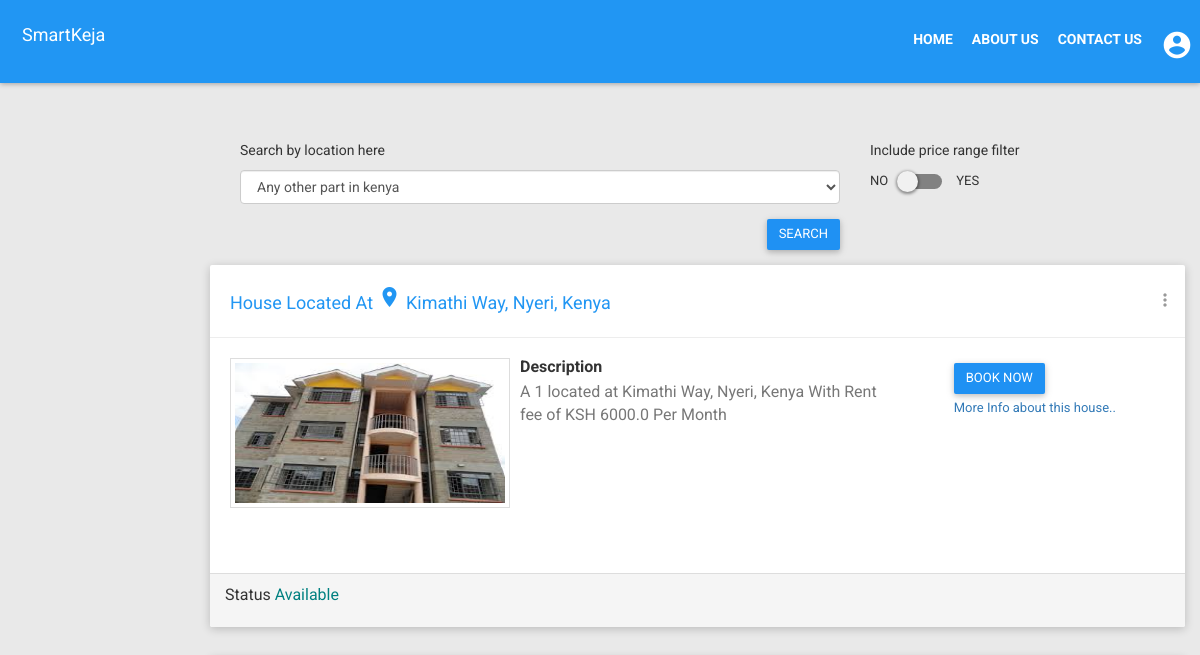
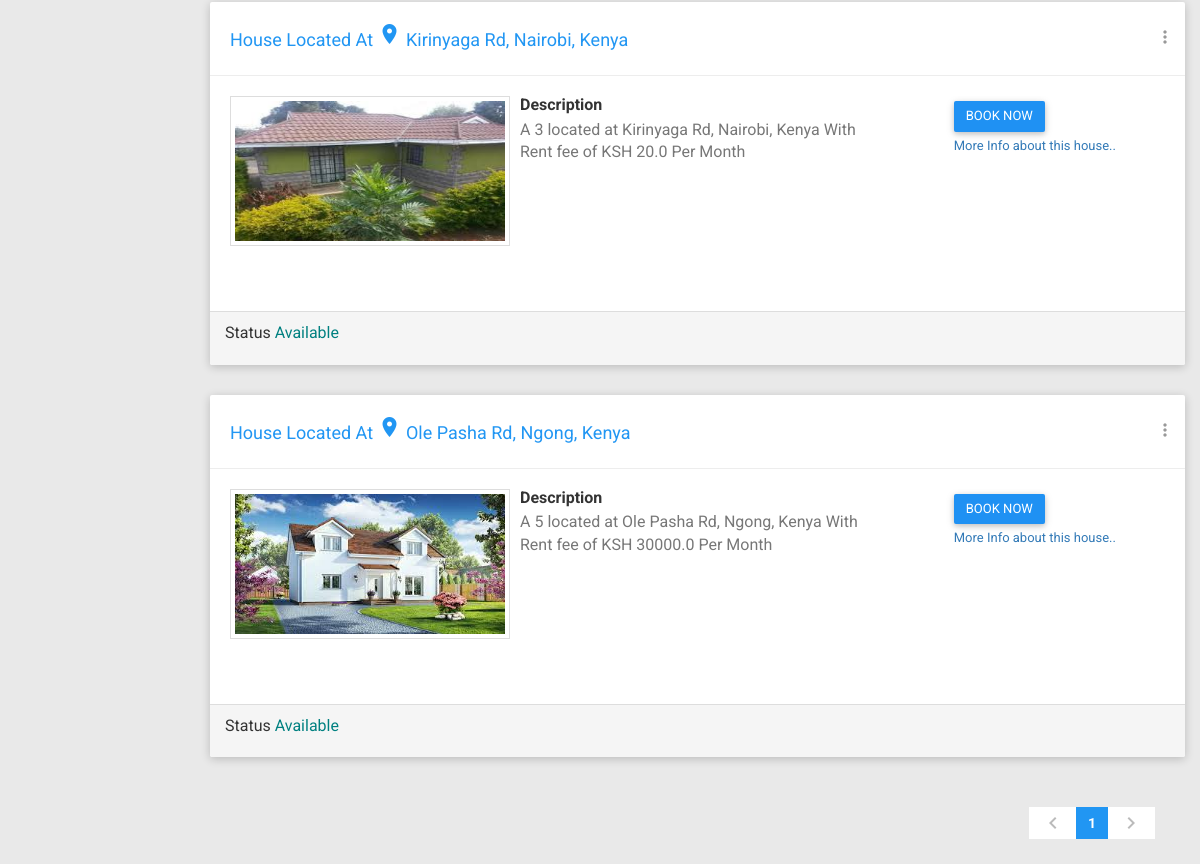
The app's page /, older data (2 pictures, top to bottom).
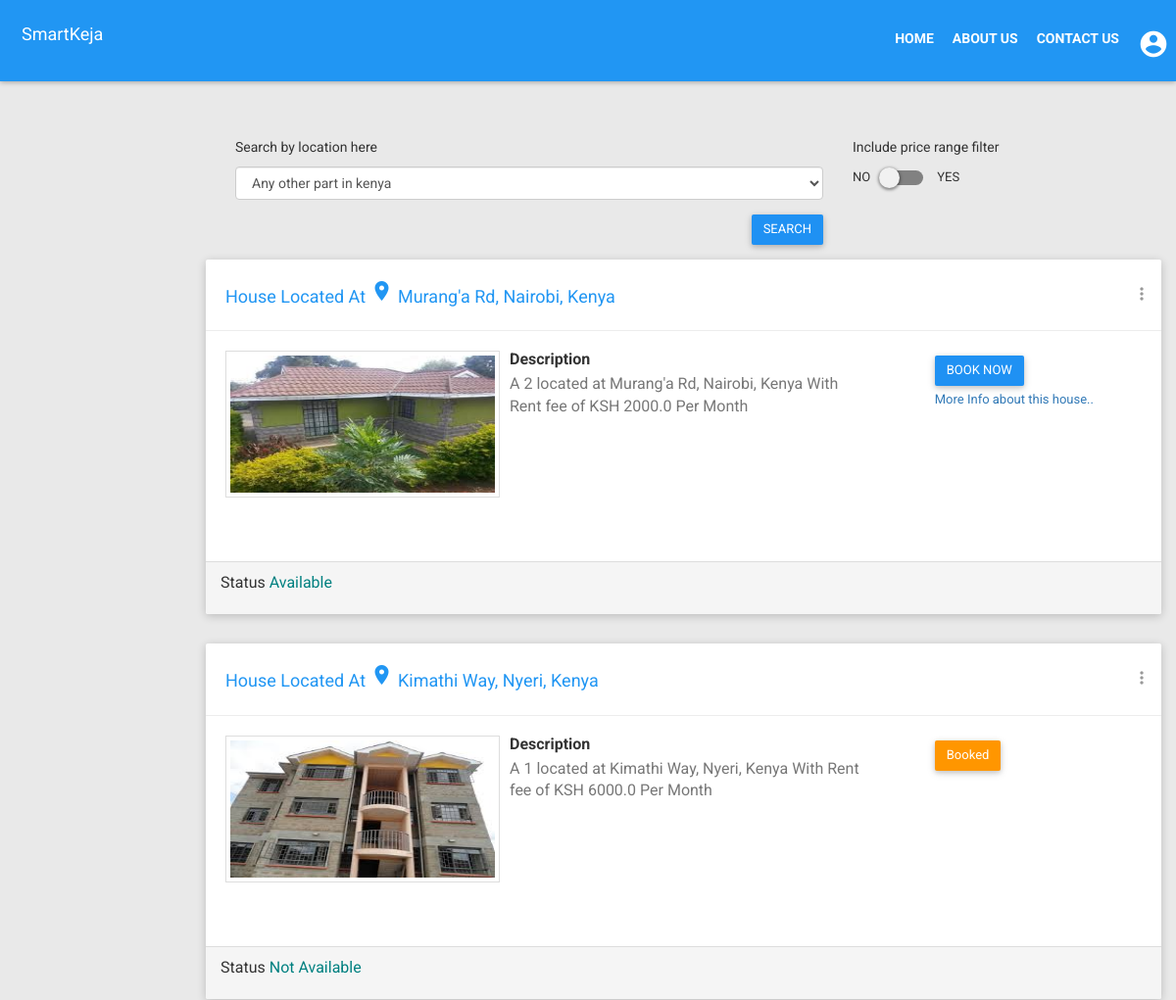
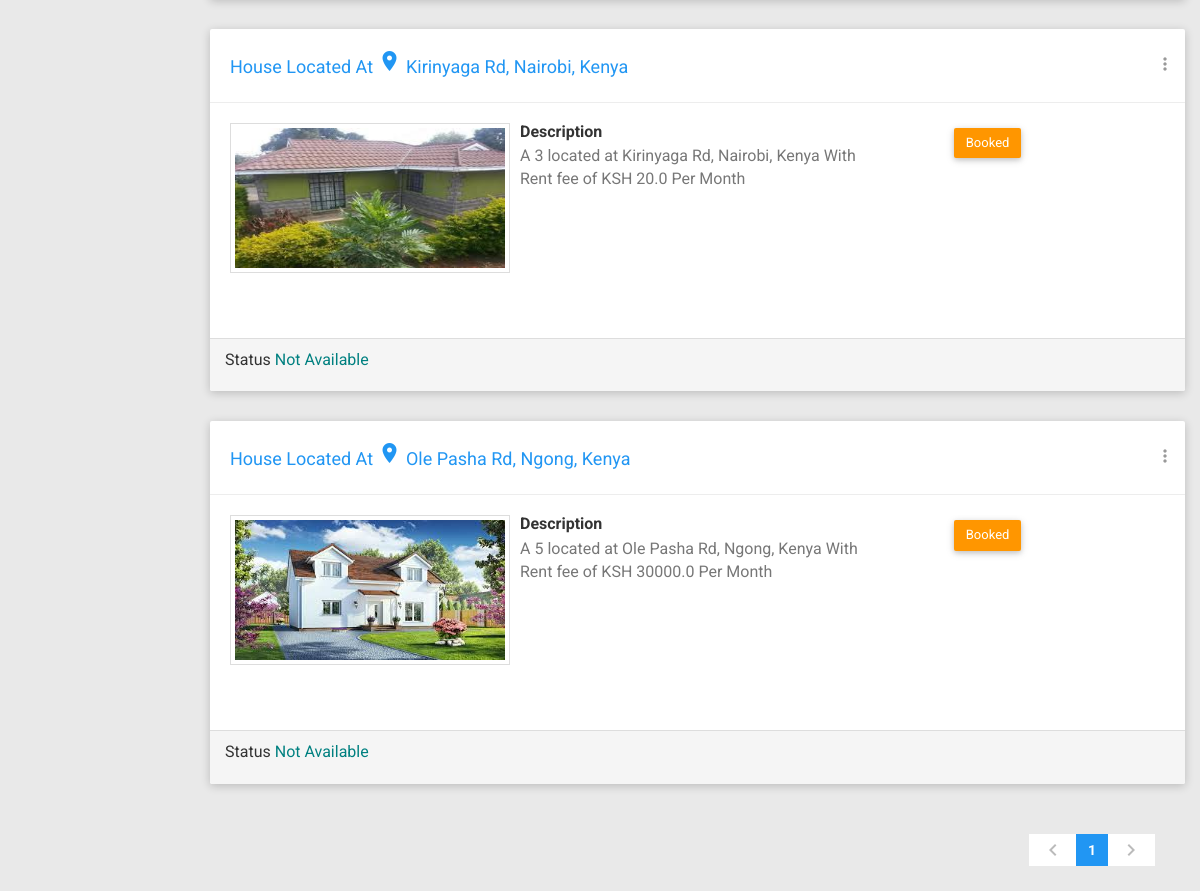
The same page, newer data (2 pictures, top to bottom).
### smarthouse/models.py (models this page shows, shortened)
class House(models.Model):
    managed_by = models.ForeignKey(User)
    lat = models.FloatField()
    lng = models.FloatField()
    location = models.CharField(max_length=200)
    rent_price = models.FloatField()
    sale_price = models.FloatField()
    bedrooms = models.IntegerField()
    description = models.TextField()
    on_sale = models.BooleanField(default=False)
    is_available = models.BooleanField(default=True)
    primary_img = models.ImageField(upload_to='uploads/')
    is_published = models.BooleanField(default=False)
    date_posted = models.DateTimeField(auto_now_add=True)
    class Meta:
        ordering = ('-is_available', '-date_posted')
    def get_absolute_url(self):
        return reverse('smarthouse:house_detail', args=[self.pk])

### smarthouse/views.py (the view)
# urls.py: url(r'^$', views.WebsiteIndexView.as_view(), name='web_index'),
class WebsiteIndexView(ListView):
    template_name = 'site/index.html'
    paginate_by = 10
    model = House
    context_object_name = 'house_posts'
    def get_queryset(self):
        return self.model.objects.filter(is_published=True)

### smarthouse/context_processors.py (called while the page is built)
def get_account_type(request):
    account_type = ''
    phone_number = ''
    context = dict({})
    try:
        if request.user.is_authenticated:
            agent_exists = Agent.objects.filter(user=request.user)[:1].exists()
            if agent_exists:
                account_type = 'agent'
                agent = Agent.objects.get(user=request.user)
                phone_number = agent.phone_number
            if request.user.is_staff:
                account_type = "owner"
                house_owner = HouseOwner.objects.get(user=request.user)
                phone_number = house_owner.phone_number
            if not request.user.is_staff and not agent_exists:
                account_type = "client"
    except (Agent.DoesNotExist, HouseOwner.DoesNotExist):
        pass
    context['account_type'] = account_type
    context['phone_number'] = phone_number
    return context

def get_house_posts(request):
    context = dict({})
    houses = House.objects.all()
    context['house_options'] = houses
    return context

### smartkeja/templates/site/index.html (shortened to what the changed rows need)
{% extends 'site/base.html' %}
{% load staticfiles %}
{% block content %}
    {% if house_posts %}
        {% for house in house_posts %}
            <div class="row clearfix">
                <div class="card" style="" onmouseover="this.style.background='#f0f0f0'"
                     onmouseout="this.style.background='white';">
                    <div class="header">
                        <h2>
                            <a href="{% if house.is_available %}{{ house.get_absolute_url }}{% else %} {% endif %}" style="color: #2196F3">
                                House Located At <i class="material-icons">room</i> {{ house.location }}
                            </a>
                        </h2>
                        <ul class="header-dropdown m-r--5">
                            <li class="dropdown">
                                <a href="javascript:void(0);" class="dropdown-toggle" data-toggle="dropdown"
                                   role="button" aria-haspopup="true" aria-expanded="false">
                                    <i class="material-icons">more_vert</i>
                                </a>
                            </li>
                        </ul>
                    </div>
                    <div class="body">
                        <div class="media">
                            <div class="media-left">
                                <a href="javascript:void(0);">
                                    <img class="media-object thumbnail" src="{{ house.primary_img.url }}"
                                         width="280" height="150">
                                </a>
                            </div>
                            <div class="media-body">
                                <div class="row">
                                    <div class="col-md-7">
                                        <h4 class="media-heading">Description</h4>
                                        <p style="font-family: Roboto; font-size: 16px;">A {{ house.bedrooms }} located
                                            at {{ house.location }}
                                            {% if house.on_sale %}Going for KSH {{ house.sale_price }}
                                            {% else %}
                                                With Rent fee of KSH {{ house.rent_price }} Per Month
                                            {% endif %}
                                        </p>
                                    </div>
                                    <div class="col-md-5">
                                        <ul style="list-style: none">
                                        {% if house.is_available %}
                                            {% if house.on_sale %}
                                                <li>
                                                    <a href="{% url 'smarthouse:checkout' pk=house.pk %}"
                                                       class="btn btn-primary">BUY NOW</a>
                                                </li>
                                            {% else %}
                                                <li>
                                                    <a href="{% url 'smarthouse:checkout' pk=house.pk %}"
                                                       class="btn btn-primary">BOOK NOW</a>
                                                </li>
                                            {% endif %}
                                            <li>
                                                <a href="{{ house.get_absolute_url }}">More Info about this house..</a>
                                            </li>
                                            {% else %}
                                            <li>
                                                <button class="btn btn-warning waves-effect">Booked</button>
                                            </li>
                                        {% endif %}
                                        </ul>
                                    </div>
                                </div>
                            </div>
                        </div>
                    </div>
                    <div class="panel-footer">
                        <p>
                            <small style="font-size: 16px;">Status <span
                                    style="color: teal;">
                                           {% if not house.is_available %} Not Available{% else %}
                                               Available {% endif %}
                                        </span>
                            </small>
                        </p>
                    </div>
                </div>
            </div>
        {% endfor %}
        <div class="container-fluid pull-right">
            <nav>
                <ul class="pagination">
                    {% for l in  page_obj.paginator.page_range %}
                        {% if forloop.counter <= 10 %}
                            <li class="{% if forloop.counter == page_obj.number %}active{% endif %}"><a
                                    href="?page={{ forloop.counter }}" class="waves-effect">{{ forloop.counter }}</a>
                            </li>
                        {% endif %}
                    {% endfor %}
                </ul>
            </nav>
        </div>
    {% elif not search_results and not house_posts %}
        <div class="alert alert-info">
            <p>No House Posts</p>
        </div>
    {% endif %}
{% endblock %}

Row changes from the older to the newer data that the page shows:
now on this page (row edited): House: location "Murang'a Rd, Nairobi, Kenya", primary_img (picture), bedrooms "2", rent_price "2000.0", on_sale "BOOK NOW", is_available "Available"
changed House "Kimathi Way, Nyeri, Kenya": is_available "BOOK NOW More Info about this house.. Available" → "Booked Not Available"
changed House "Kirinyaga Rd, Nairobi, Kenya": is_available "BOOK NOW More Info about this house.. Available" → "Booked Not Available"
changed House "Ole Pasha Rd, Ngong, Kenya": is_available "BOOK NOW More Info about this house.. Available" → "Booked Not Available"
